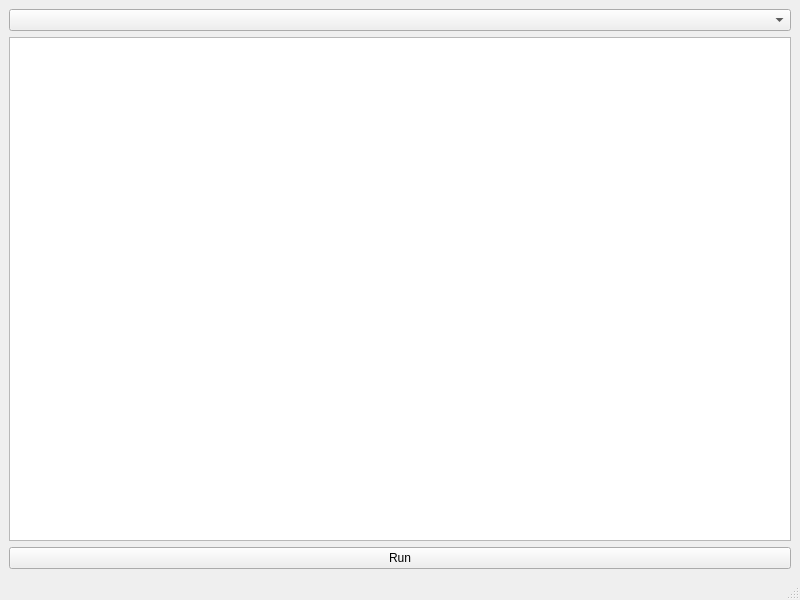
<?xml version="1.0" encoding="UTF-8"?>
<ui version="4.0">
 <class>MainWindow</class>
 <widget class="QMainWindow" name="MainWindow">
  <property name="geometry">
   <rect>
    <x>0</x>
    <y>0</y>
    <width>800</width>
    <height>600</height>
   </rect>
  </property>
  <property name="windowTitle">
   <string>MainWindow</string>
  </property>
  <widget class="QWidget" name="centralwidget">
   <layout class="QVBoxLayout" name="verticalLayout_2">
    <item>
     <layout class="QVBoxLayout" name="verticalLayout">
      <item>
       <widget class="QComboBox" name="comboBox"/>
      </item>
      <item>
       <widget class="QListWidget" name="listWidget"/>
      </item>
      <item>
       <widget class="QPushButton" name="pushButton">
        <property name="text">
         <string>Run</string>
        </property>
       </widget>
      </item>
     </layout>
    </item>
   </layout>
  </widget>
  <widget class="QMenuBar" name="menubar">
   <property name="geometry">
    <rect>
     <x>0</x>
     <y>0</y>
     <width>800</width>
     <height>21</height>
    </rect>
   </property>
  </widget>
  <widget class="QStatusBar" name="statusbar"/>
 </widget>
 <resources/>
 <connections/>
</ui>
